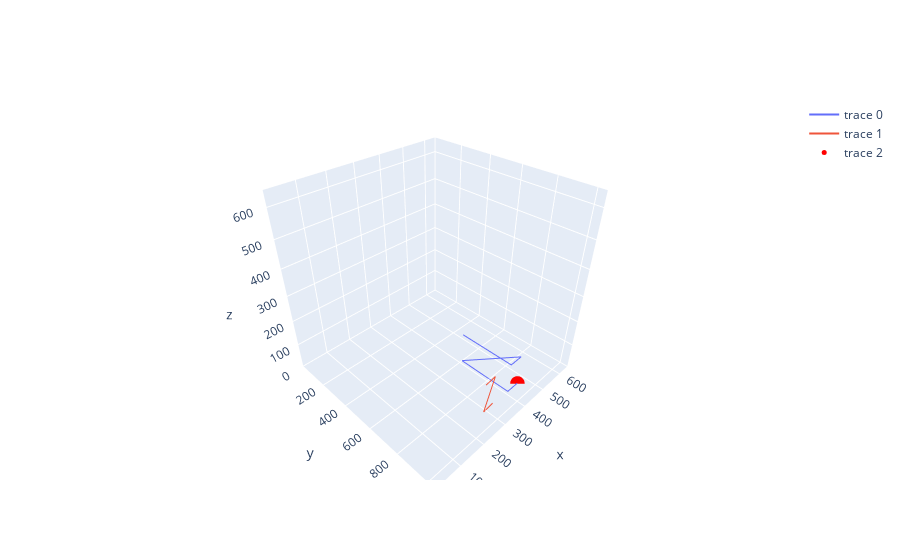

Here is the notebook cell this chart was saved with:
### Code cell
import plotly.graph_objs as go

# create a layout
layout = go.Layout(scene=dict(xaxis=dict(range=[650, 0], autorange=False),
                              yaxis=dict(range=[0, 1046], autorange=False),
                              zaxis=dict(range=[0, 650], autorange=False),
                              aspectmode='manual',
                              aspectratio=dict(x=1, y=1, z=1)))

# create a scatter plot
red_dot = points[0][0]
plots = [go.Scatter3d(x=vol[:,0], y=vol[:,1], z=vol[:,2], mode='lines', marker=dict(size=2)) for vol in points]
plots.append(go.Scatter3d(x=[red_dot[0]], y=[red_dot[1]], z=[red_dot[2]], mode='markers', marker=dict(size=5, color='red')))

# create a figure
fig = go.Figure(data=plots, layout=layout)

# show the figure
fig.show()

### Figure 1 — Plotly figure (JSON) as saved in the notebook; plotly's stock layout.template omitted (floating-point values rounded to 4 significant figures)
{"data": [{"marker": {"size": 2}, "mode": "lines", "type": "scatter3d", "x": [463, 412, 412, 463, 412, 412], "y": [925, 925, 599, 925, 925, 599], "z": [0, 0, 0, 120, 120, 120]}, {"marker": {"size": 2}, "mode": "lines", "type": "scatter3d", "x": [338, 291, 338, 291], "y": [919, 923, 919, 923], "z": [0, 0, 120, 120]}, {"marker": {"color": "red", "size": 5}, "mode": "markers", "type": "scatter3d", "x": [463], "y": [925], "z": [0]}], "layout": {"scene": {"aspectmode": "manual", "aspectratio": {"x": 1, "y": 1, "z": 1}, "xaxis": {"autorange": false, "range": [650, 0]}, "yaxis": {"autorange": false, "range": [0, 1046]}, "zaxis": {"autorange": false, "range": [0, 650]}}}}
